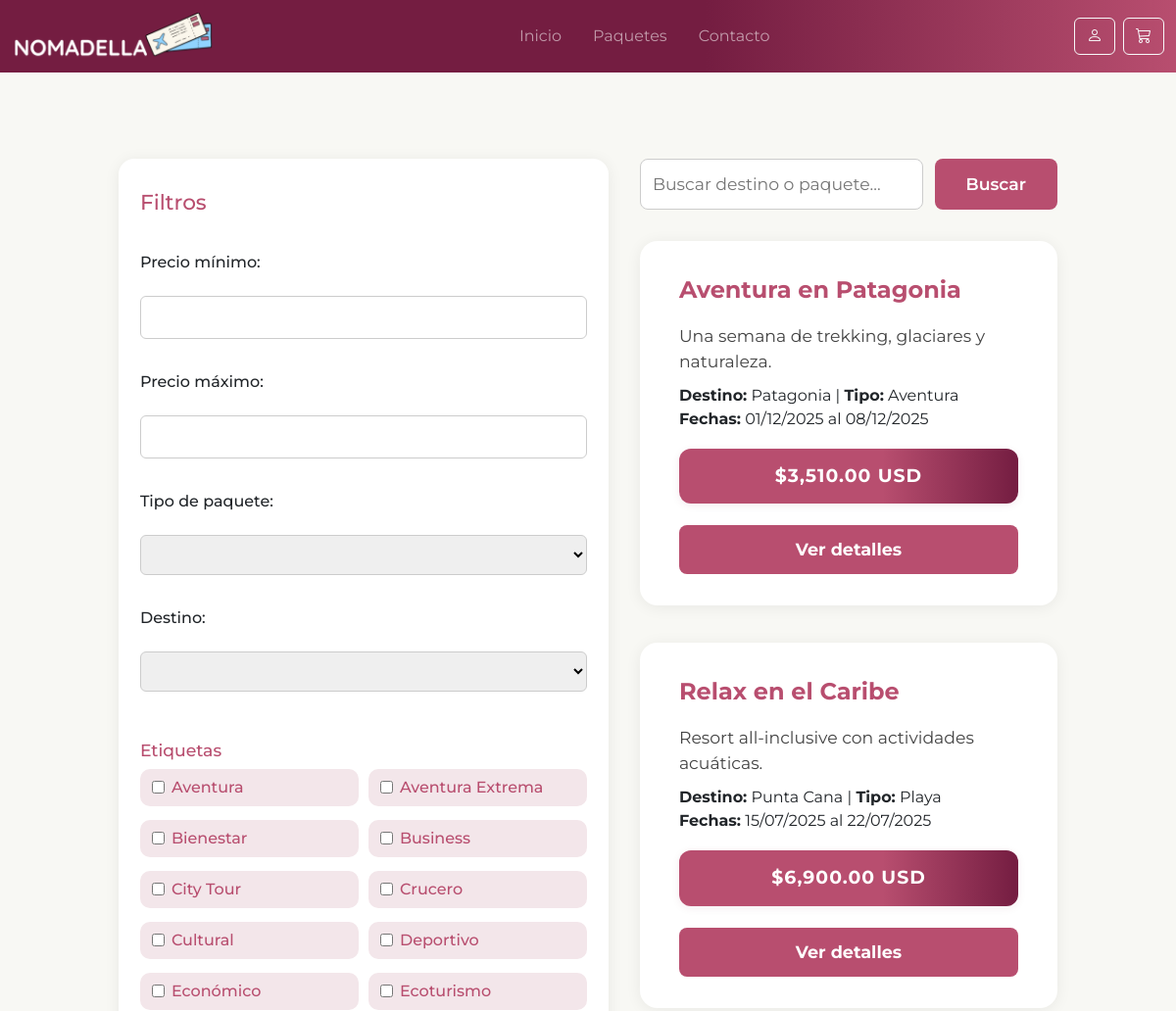
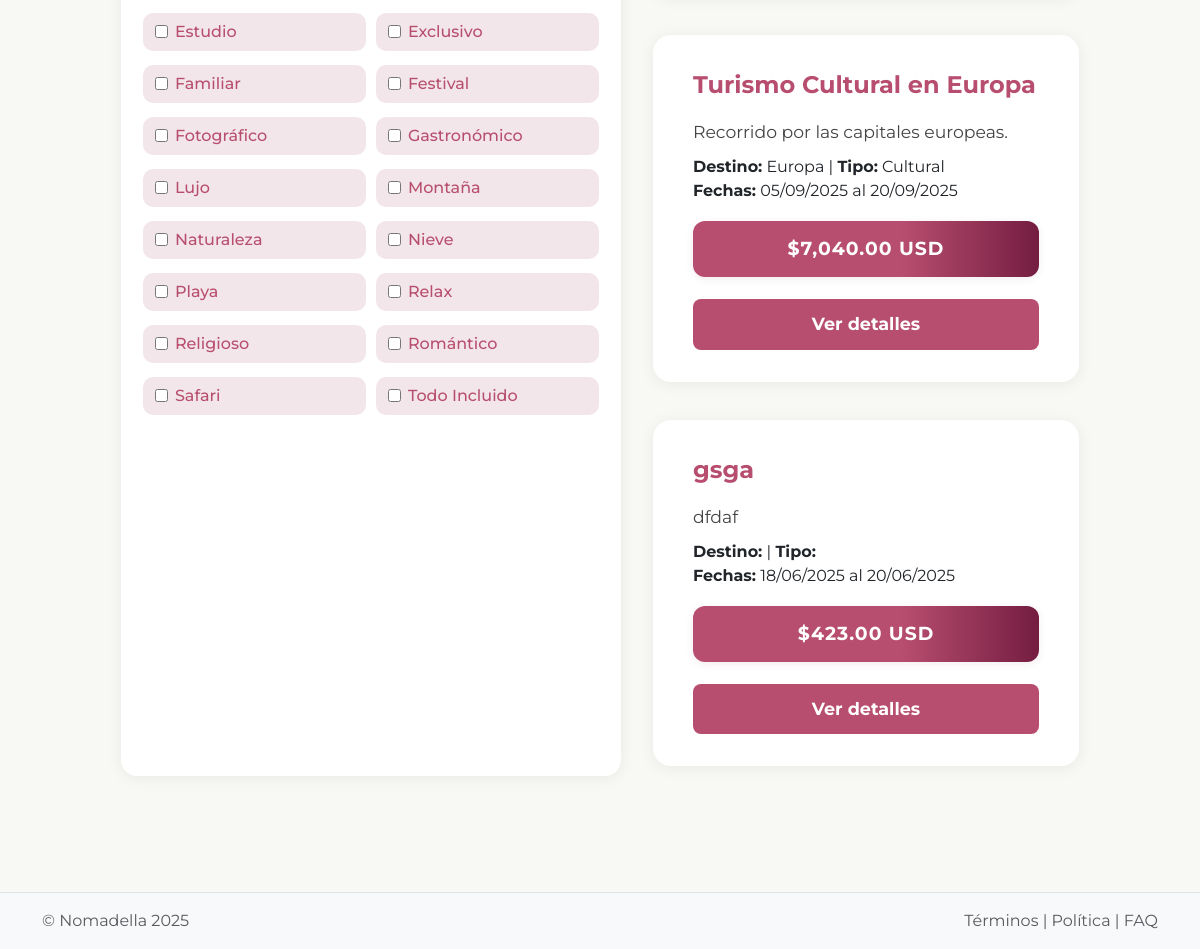
The app's page /public/paquetes.php, older data (2 pictures, top to bottom).
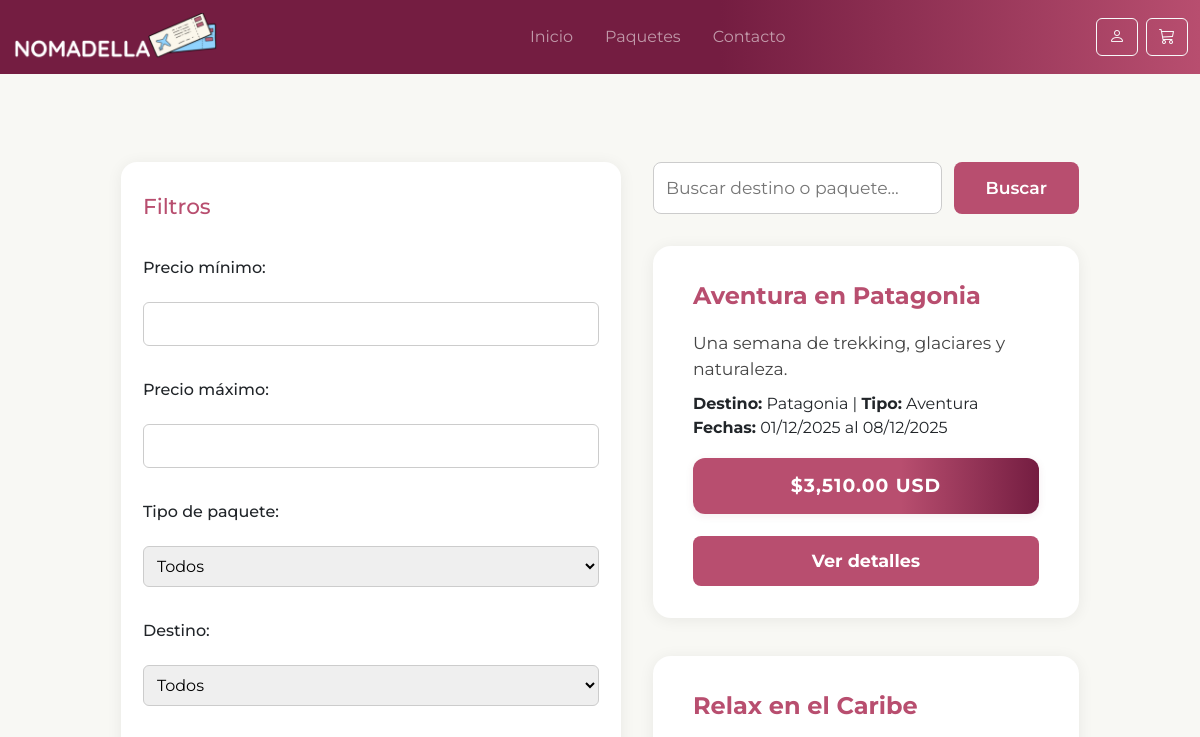
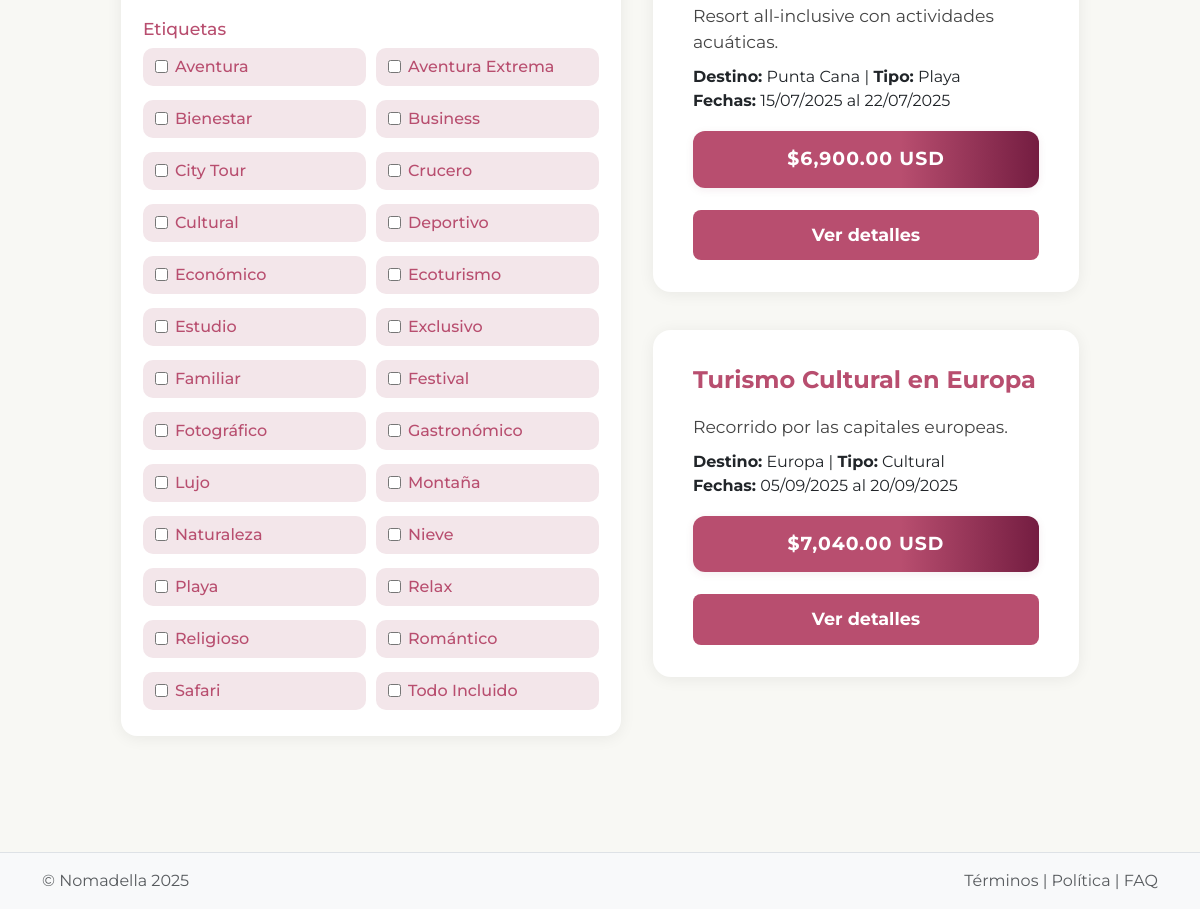
The same page, newer data (2 pictures, top to bottom).
### tables this page shows
CREATE TABLE `etiquetas` (
  `id_etiqueta` int(11) NOT NULL,
  `nombre` varchar(100) NOT NULL,
  `descripcion` text DEFAULT NULL
);

CREATE TABLE `paquetes_turisticos` (
  `id_paquete` int(11) NOT NULL,
  `nombre` varchar(200) DEFAULT NULL,
  `descripcion` text DEFAULT NULL,
  `id_destino` int(11) DEFAULT NULL,
  `precio_base` decimal(12,2) DEFAULT NULL,
  `fecha_inicio` date DEFAULT NULL,
  `fecha_fin` date DEFAULT NULL,
  `cupo_disponible` int(11) DEFAULT NULL,
  `destino` varchar(150) DEFAULT NULL,
  `tipo_paquete` varchar(100) DEFAULT NULL,
  `activo` tinyint(1) DEFAULT NULL
);

### public/paquetes.php (the view, shortened to what this page needs)
<?php
include 'header.php';
include 'conexion.php';
$where = [];
$busqueda = $_GET['busqueda'] ?? '';
$precio_min = $_GET['precio_min'] ?? '';
$precio_max = $_GET['precio_max'] ?? '';
$tipo = $_GET['tipo'] ?? '';
$destino = $_GET['destino'] ?? '';
$etiquetas_seleccionadas = isset($_GET['etiquetas']) && is_array($_GET['etiquetas']) ? array_filter($_GET['etiquetas']) : [];
$where[] = "activo = 1";
$sql = "SELECT * FROM paquetes_turisticos";
if ($where) $sql .= " WHERE " . implode(" AND ", $where);
$stmt = $conexion->prepare($sql);
$stmt->execute();
$result = $stmt->get_result();
$etiquetas = $conexion->query("SELECT * FROM etiquetas ORDER BY nombre");
?>
<div class="paquetes-container">
  <form method="get" id="form-filtros" style="display:flex;gap:32px;max-width:1200px;margin:40px auto;">
    <aside class="filtros-lateral">
      <h3>Filtros</h3>
      <label>Precio mínimo:</label>
      <input type="number" name="precio_min" min="0" step="10" value="<?=htmlspecialchars($precio_min)?>">
      <label>Precio máximo:</label>
      <input type="number" name="precio_max" min="0" step="10" value="<?=htmlspecialchars($precio_max)?>">
      <label>Tipo de paquete:</label>
      <select name="tipo">
        <option value="">Todos</option>
        <?php
        $tipos = $conexion->query("SELECT DISTINCT tipo_paquete FROM paquetes_turisticos WHERE activo=1");
        while($t = $tipos->fetch_assoc()):
        ?>
        <option value="<?=$t['tipo_paquete']?>" <?=$tipo==$t['tipo_paquete']?'selected':''?>><?=$t['tipo_paquete']?></option>
        <?php endwhile; ?>
      </select>
      <label>Destino:</label>
      <select name="destino">
        <option value="">Todos</option>
        <?php
        $destinos = $conexion->query("SELECT DISTINCT destino FROM paquetes_turisticos WHERE activo=1");
        while($d = $destinos->fetch_assoc()):
        ?>
        <option value="<?=$d['destino']?>" <?=$destino==$d['destino']?'selected':''?>><?=$d['destino']?></option>
        <?php endwhile; ?>
      </select>
      <div class="filtros-etiquetas">
        <h4>Etiquetas</h4>
        <div class="etiquetas-lista">
          <?php
          $etiquetas->data_seek(0);
          while($et = $etiquetas->fetch_assoc()):
            $checked = in_array($et['id_etiqueta'], $etiquetas_seleccionadas);
          ?>
            <label class="etiqueta-check<?= $checked ? ' selected' : '' ?>">
              <input type="checkbox" name="etiquetas[]" value="<?=$et['id_etiqueta']?>" <?= $checked ? 'checked' : '' ?>>
              <?= htmlspecialchars($et['nombre']) ?>
            </label>
          <?php endwhile; ?>
        </div>
      </div>
    </aside>
    <section class="paquetes-lista" style="flex:1;">
      <div class="busqueda-bar">
        <input type="text" name="busqueda" placeholder="Buscar destino o paquete..." value="<?=htmlspecialchars($busqueda)?>">
        <button type="submit">Buscar</button>
      </div>
      <?php if($result->num_rows): ?>
        <?php while($row = $result->fetch_assoc()): ?>
          <div class="paquete-card-lista">
            <div class="paquete-body">
              <div class="paquete-title"><?= htmlspecialchars($row['nombre']) ?></div>
              <div class="paquete-detalles"><?= htmlspecialchars($row['descripcion']) ?></div>
              <div><b>Destino:</b> <?= htmlspecialchars($row['destino']) ?> | <b>Tipo:</b> <?= htmlspecialchars($row['tipo_paquete']) ?></div>
              <div><b>Fechas:</b> <?= date('d/m/Y', strtotime($row['fecha_inicio'])) ?> al <?= date('d/m/Y', strtotime($row['fecha_fin'])) ?></div>
              <div class="paquete-precio">$<?= number_format($row['precio_base'],2) ?> USD</div>
              <a href="paquetes_info.php?id=<?= $row['id_paquete'] ?>" class="paquete-btn">Ver detalles</a>
            </div>
          </div>
        <?php endwhile; ?>
      <?php else: ?>
        <p>No se encontraron paquetes con esos filtros.</p>
      <?php endif; ?>
    </section>
  </form>
</div>
<?php include 'footer.php'; ?>

Row changes from the older to the newer data that the page shows:
removed paquetes_turisticos: nombre "gsga", descripcion "dfdaf", fecha_inicio "18/06/2025", fecha_fin "20/06/2025", precio_base "423.00"
Text that changed along with them:
form field tipo: (not shown) → "Todos"
form field destino: (not shown) → "Todos"
